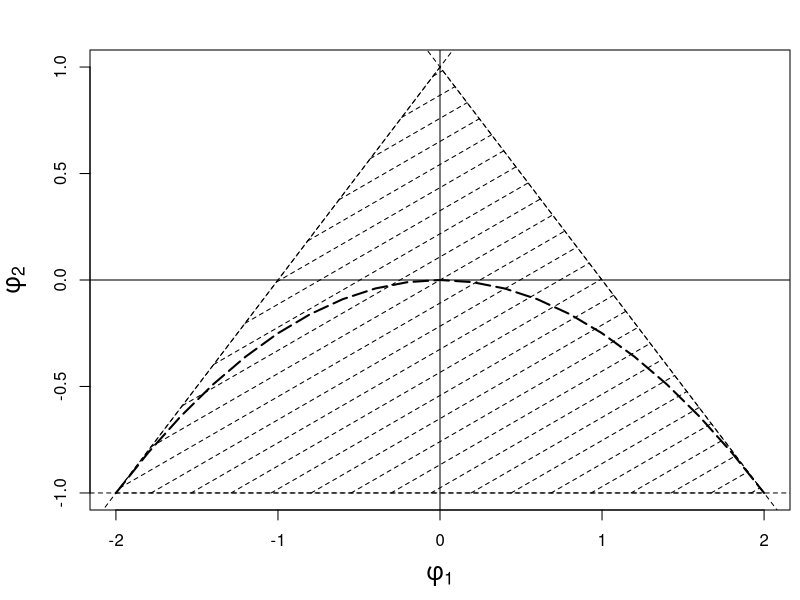

Write R code to recreate this figure.
par(mai=c(0.9, 0.9, 0.5, 0.1))
x <- c(-2, 2, 0); y <- c(-1, -1, 1)
plot(x, y, type="n", 
     xlab=expression(phi[1]), ylab=expression(phi[2]), 
     cex.lab=1.5 )
abline(h=0, v=0)
abline(h=-1,a=1, b=1, lty=2, lwd=1)
abline(a=1, b=-1, lty=2, lwd=1)
polygon(x, y, density=5, angle=30, lty=2, lwd=1)

xx <- seq(from =-2, to=2, by=0.2)
yy <- -1/4*xx^2
lines(xx,yy,lty=5, lwd=2)
#polygon(c(xx, -2), c(yy, -1), density=5, angle=135, lty=5, lwd=1)

savePlot("stationary", type="eps")